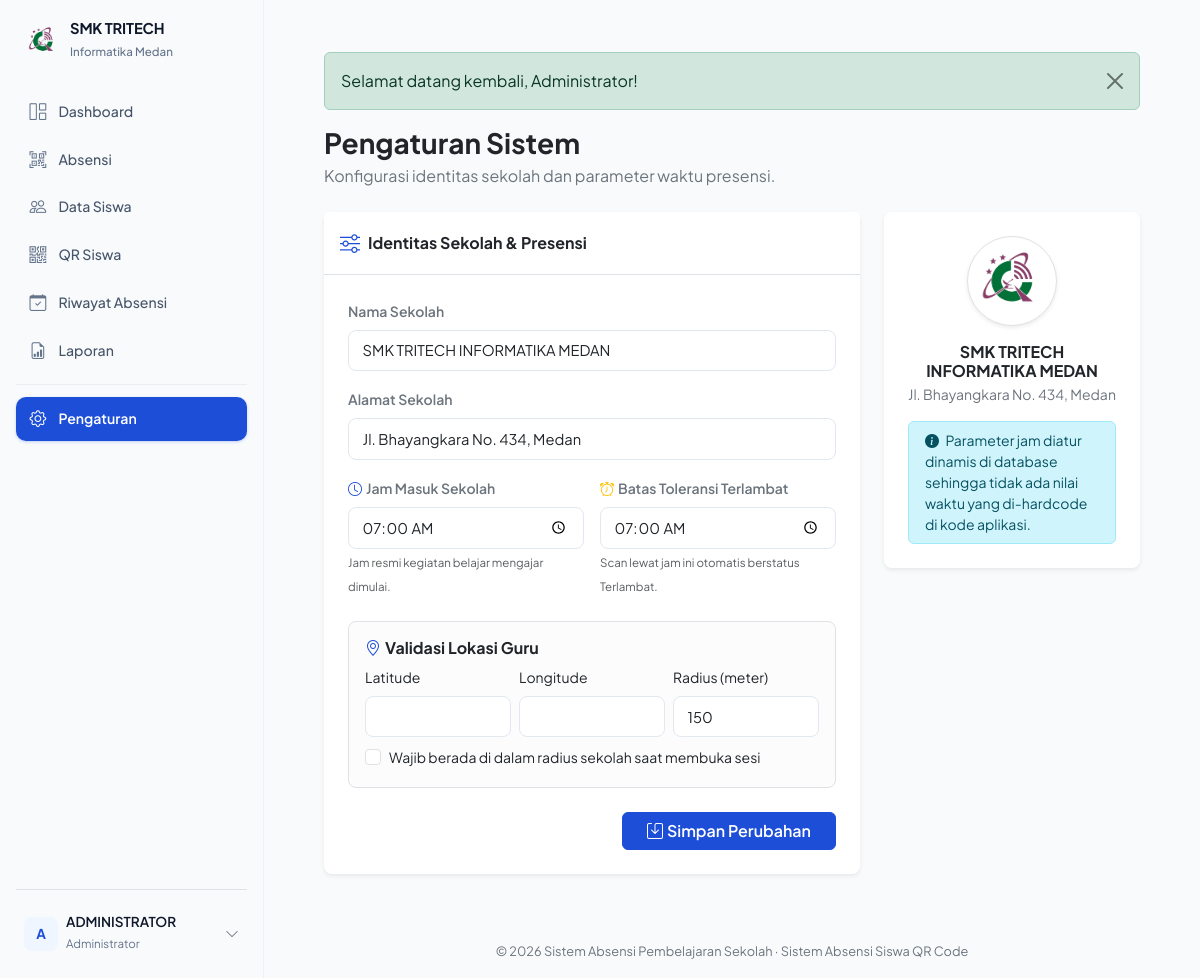
/modules/pengaturan/index.php (signed in), run on the app's committed database.
### tables this page shows
CREATE TABLE IF NOT EXISTS `attendance_settings` (
    `id` INT UNSIGNED PRIMARY KEY AUTO_INCREMENT,
    `school_name` VARCHAR(150) NOT NULL DEFAULT 'SMK TRITECH INFORMATIKA MEDAN',
    `school_start_time` TIME NOT NULL DEFAULT '07:00:00',
    `late_after` TIME NOT NULL DEFAULT '07:00:00',
    `school_address` VARCHAR(255) NULL DEFAULT 'Jl. Bhayangkara No. 434, Medan',
    `created_at` TIMESTAMP NOT NULL DEFAULT CURRENT_TIMESTAMP,
    `updated_at` TIMESTAMP NOT NULL DEFAULT CURRENT_TIMESTAMP ON UPDATE CURRENT_TIMESTAMP
);

### include/functions.php (called while the page is built, shortened)
<?php
function e(mixed $value): string
{
    return htmlspecialchars((string) ($value ?? ''), ENT_QUOTES, 'UTF-8');
}
function base_url(string $path = ''): string
{
    $base = rtrim(BASE_URL, '/');
    return $path === '' ? $base : $base . '/' . ltrim($path, '/');
}
function get_attendance_settings(): array
{
    static $settings = null;
    if ($settings !== null) {
        return $settings;
    }
    try {
        if (function_exists('db')) {
            $row = db()->query('SELECT * FROM attendance_settings ORDER BY id ASC LIMIT 1')->fetch();
            if ($row) {
                $settings = $row;
                return $settings;
            }
        }
    } catch (Throwable $e) {
    }
    $settings = [
        'id' => 1,
        'school_name' => 'SMK TRITECH INFORMATIKA MEDAN',
        'school_start_time' => '07:00:00',
        'late_after' => '07:00:00',
        'school_address' => 'Jl. Bhayangkara No. 434, Medan',
    ];
    return $settings;
}

### config/database.php (called while the page is built, shortened)
<?php
function db(): PDO
{
    static $pdo = null;
    if ($pdo === null) {
        $dsn = sprintf(
            'mysql:host=%s;port=%s;dbname=%s;charset=utf8mb4',
            DB_HOST,
            DB_PORT,
            DB_NAME
        );
        $pdo = new PDO($dsn, DB_USER, DB_PASS, [
            PDO::ATTR_ERRMODE => PDO::ERRMODE_EXCEPTION,
            PDO::ATTR_DEFAULT_FETCH_MODE => PDO::FETCH_ASSOC,
            PDO::ATTR_EMULATE_PREPARES => false,
        ]);
    }
    return $pdo;
}

### modules/pengaturan/index.php (the view, shortened to what this page needs)
<?php
require_once ROOT_PATH . '/config/database.php';
$settings = get_attendance_settings();
require ROOT_PATH . '/include/header.php';
require ROOT_PATH . '/include/sidebar.php';
?>
<main class="main-content">
    <div class="container-fluid p-3 p-md-4">
        <div class="d-flex flex-wrap align-items-center justify-content-between gap-3 mb-4">
            <div>
                <h1 class="h3 fw-bold mb-1 text-dark">Pengaturan Sistem</h1>
                <p class="text-secondary mb-0">Konfigurasi identitas sekolah dan parameter waktu presensi.</p>
            </div>
        </div>
        <div class="row g-4">
            <div class="col-12 col-lg-8">
                <div class="card border-0 shadow-sm">
                    <div class="card-header bg-white border-bottom py-3">
                        <div class="d-flex align-items-center gap-2">
                            <i class="bi bi-sliders text-primary fs-5"></i>
                            <h2 class="h6 fw-bold mb-0 text-dark">Identitas Sekolah & Presensi</h2>
                        </div>
                    </div>
                    <div class="card-body p-4">
                        <form method="post" action="<?= e(base_url('modules/pengaturan/index.php')) ?>">
                            <div class="mb-3">
                                <label class="form-label small fw-semibold text-secondary" for="school_name">Nama Sekolah</label>
                                <input class="form-control" type="text" id="school_name" name="school_name" required
                                    value="<?= e($settings['school_name'] ?? 'SMK TRITECH INFORMATIKA MEDAN') ?>">
                            </div>
                            <div class="mb-3">
                                <label class="form-label small fw-semibold text-secondary" for="school_address">Alamat Sekolah</label>
                                <input class="form-control" type="text" id="school_address" name="school_address"
                                    value="<?= e($settings['school_address'] ?? 'Jl. Bhayangkara No. 434, Medan') ?>">
                            </div>
                            <div class="row g-3 mb-4">
                                <div class="col-12 col-md-6">
                                    <label class="form-label small fw-semibold text-secondary" for="school_start_time">
                                        <i class="bi bi-clock me-1 text-primary"></i>Jam Masuk Sekolah
                                    </label>
                                    <input class="form-control" type="time" id="school_start_time" name="school_start_time" required
                                        value="<?= e(substr((string) ($settings['school_start_time'] ?? '07:00:00'), 0, 5)) ?>">
                                    <small class="text-muted" style="font-size: 0.72rem;">Jam resmi kegiatan belajar mengajar dimulai.</small>
                                </div>
                                <div class="col-12 col-md-6">
                                    <label class="form-label small fw-semibold text-secondary" for="late_after">
                                        <i class="bi bi-alarm me-1 text-warning"></i>Batas Toleransi Terlambat
                                    </label>
                                    <input class="form-control" type="time" id="late_after" name="late_after" required
                                        value="<?= e(substr((string) ($settings['late_after'] ?? '07:00:00'), 0, 5)) ?>">
                                    <small class="text-muted" style="font-size: 0.72rem;">Scan lewat jam ini otomatis berstatus Terlambat.</small>
                                </div>
                            </div>
                            <div class="border rounded-3 p-3 mb-4 bg-light-subtle">
                                <h3 class="h6 fw-bold mb-2"><i class="bi bi-geo-alt me-1 text-primary"></i>Validasi Lokasi Guru</h3>
                                <div class="row g-2">
                                    <div class="col-md-4"><label class="form-label small" for="school_latitude">Latitude</label><input class="form-control" id="school_latitude" name="school_latitude" type="number" step="any" value="<?=e($settings['school_latitude']??'')?>"></div>
                                    <div class="col-md-4"><label class="form-label small" for="school_longitude">Longitude</label><input class="form-control" id="school_longitude" name="school_longitude" type="number" step="any" value="<?=e($settings['school_longitude']??'')?>"></div>
                                    <div class="col-md-4"><label class="form-label small" for="location_radius_m">Radius (meter)</label><input class="form-control" id="location_radius_m" name="location_radius_m" type="number" min="1" value="<?=e($settings['location_radius_m']??150)?>"></div>
                                </div>
                                <div class="form-check mt-2"><input class="form-check-input" type="checkbox" id="require_school_location" name="require_school_location" value="1" <?=!empty($settings['require_school_location'])?'checked':''?>><label class="form-check-label small" for="require_school_location">Wajib berada di dalam radius sekolah saat membuka sesi</label></div>
                            </div>
                            <div class="d-flex justify-content-end">
                                <button class="btn btn-primary fw-semibold px-4" type="submit">
                                    <i class="bi bi-save me-1"></i>Simpan Perubahan
                                </button>
                            </div>
                        </form>
                    </div>
                </div>
            </div>
            <div class="col-12 col-lg-4">
                <div class="card border-0 shadow-sm text-center p-4">
                    <img src="<?= e(base_url('assets/img/logo.png')) ?>" alt="Logo Sekolah" width="90" height="90" class="mx-auto rounded-circle p-1 bg-white border shadow-sm mb-3">
                    <h3 class="h6 fw-bold mb-1 text-dark"><?= e($settings['school_name'] ?? 'SMK TRITECH INFORMATIKA MEDAN') ?></h3>
                    <p class="text-secondary small mb-3"><?= e($settings['school_address'] ?? 'Jl. Bhayangkara No. 434, Medan') ?></p>
                    <div class="alert alert-info py-2 px-3 small text-start mb-0">
                        <i class="bi bi-info-circle-fill me-1"></i>
                        Parameter jam diatur dinamis di database sehingga tidak ada nilai waktu yang di-hardcode di kode aplikasi.
                    </div>
                </div>
            </div>
        </div>
    </div>
</main>
<?php require ROOT_PATH . '/include/footer.php'; ?>

### data on the page
attendance_settings: school_name "SMK TRITECH INFORMATIKA MEDAN", school_address "Jl. Bhayangkara No. 434, Medan", school_start_time "07:00", late_after "07:00"

### other printed values
$userInitial "A"
$userName "ADMINISTRATOR"
$roleLabel "Administrator"
$flash['message'] "Selamat datang kembali, Administrator!"
APP_NAME "Sistem Absensi Pembelajaran Sekolah"
